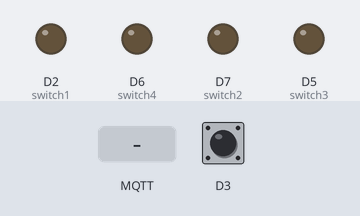
Simulated run of this sketch. Board: ESP8266 (NodeMCU). Shown: output pins drawn as LEDs (lit = HIGH). The test bench sets the inputs (shaded band); at power-on: D3 HIGH. WiFi joins after 1.5 s; servers stay silent unless stated; no MQTT or app messages arrive unless stated; what the sketch prints to the serial monitor is not drawn.

Above: at 2.7 s.
2.8 s: MQTT message "ON" arrives on the first subscribed topic
At 3.9 s:
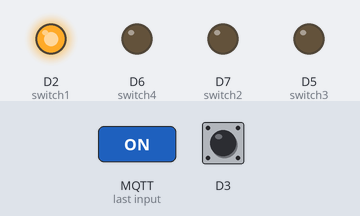
4.3 s: MQTT message "ON" arrives on the second subscribed topic
At 5.0 s:
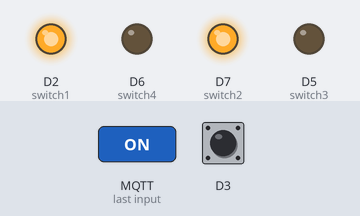
5.8 s: MQTT message "OFF" arrives on the first subscribed topic
At 6.2 s:
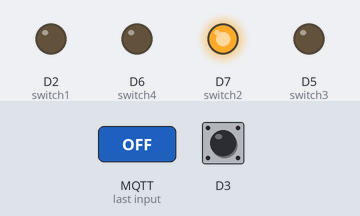
7.3 s: MQTT message "ON" arrives on the third subscribed topic
At 8.5 s:
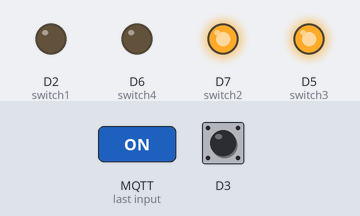
8.8 s: MQTT message "OFF" arrives on the second subscribed topic
At 9.6 s:
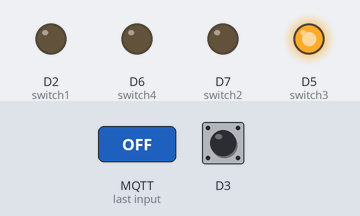
10.3 s: MQTT message "OFF" arrives on the third subscribed topic
At 10.8 s:
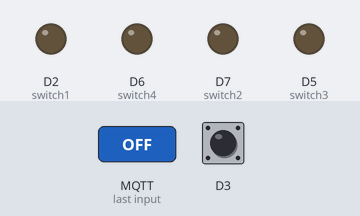
Timing chart, 0 to 12.8 s (numbered marks = the images above; inputs shaded):
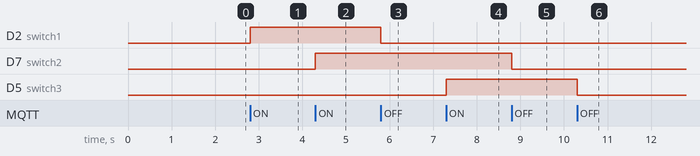

Measured:
- after the input at 2.8 s, D2 (switch1): LOW → HIGH at once
- after the input at 4.3 s, D7 (switch2): LOW → HIGH at once
- after the input at 5.8 s, D2 (switch1): HIGH → LOW at once
- after the input at 7.3 s, D5 (switch3): LOW → HIGH at once
- after the input at 8.8 s, D7 (switch2): HIGH → LOW at once
- after the input at 10.3 s, D5 (switch3): HIGH → LOW at once

The sketch:

esp8266_mqtt_dht_moist_4relays.ino
```cpp
/*
 *  ESP8266 + DHT11/22 + MOISTURE SENSOR + 4 RELAYS + MQTT + Home Assistant
 *  Author: EzeLibrandi
 *  Based on: https://github.com/projetsdiy/esp8266-dht22-mqtt-home-assistant
 *  Date: 06/13/2020
 *  Version 1.1.0
 *  Tested and running with the following libraries/boards:
 *  DHT Library v1.3.1
 *  Adafruit Unified Sensors v1.0.3
 *  ES8266 Board v2.6.1
 *  Board on Arduino IDE: NodeMCU 1.0
 *
 *  Lolin NodeMCUv3 - CH340 Driver
 *  IMPORTANT: You MUST change MQTT_MAX_PACKET_SIZE to 256 on \Arduino\libraries\PubSubClient\src\PubSubClient.h
 *  https://github.com/knolleary/pubsubclient#limitations
 *
 *  NOTE: Before upload you have to change wifi/mqtt and place on mqtt topics. i.e. place could be bedroom
 */

#include <ESP8266WiFi.h>
#include <PubSubClient.h>
#include "DHT.h"
#include <ArduinoJson.h>

//Set debug mode (true = display log message via serial)
bool debug = false;

// Client name
#define client_name "ESP8266-01"
String place = "place";

// Wifi Settings
#define wifi_ssid "wifi ssid name"
#define wifi_password "wifi password"

//MQTT Broker Settings
#define mqtt_server "XXX.XXX.XXX.XXX"
#define mqtt_user "mqtt username"
#define mqtt_password "mqtt password"

//Buffer to decode MQTT messages
char message_buff[100];
long lastMsg = 0;
long lastSoil = 0;
int moist_readeable = 0;
long lastRecu = 0;

//DHTPIN and DHTTYPE Settings ( Un-comment you sensor)
#define DHTPIN D1
#define DHTTYPE DHT11       // DHT 11
//#define DHTTYPE DHT22 // DHT 22  (AM2302)

// Assign output variables to GPIO pins for relays
const int switch1 = 4;           // GPIO5 D2
const int switch2 = 13;          // GPIO2 D7
const int switch3 = 14;          // GPIO4 D5
const int switch4 = 12;          // GPIO0 D6
const int moist_sensor_pin = A0; // A0

// Create abjects and commit setup
DHT dht(DHTPIN, DHTTYPE);
WiFiClient espClient;
PubSubClient client(espClient);
void setup()
{
  Serial.begin(9600);
  //initialize the switch as an output and set to LOW (off)
  pinMode(switch1, OUTPUT); // Relay Switch 1
  digitalWrite(switch1, LOW);
  pinMode(switch2, OUTPUT); // Relay Switch 2
  digitalWrite(switch2, LOW);
  pinMode(switch3, OUTPUT); // Relay Switch 3
  digitalWrite(switch3, LOW);
  pinMode(switch4, OUTPUT); // Relay Switch 4
  digitalWrite(switch4, LOW);
  setup_wifi();                        // Connect to Wifi network
  client.setServer(mqtt_server, 1883); // Configure MQTT connection
  client.setCallback(callback);        // Callback function to execute when a MQTT message
  dht.begin();
}

//Conect to WiFi
void setup_wifi()
{
  delay(10);
  Serial.println();
  Serial.print("Connecting to ");
  Serial.println(wifi_ssid);
  WiFi.begin(wifi_ssid, wifi_password);
  while (WiFi.status() != WL_CONNECTED)
  {
    delay(500);
    Serial.print(".");
  }
  Serial.println("");
  Serial.println("WiFi OK!");
  Serial.print("ESP8266 IP address: ");
  Serial.println(WiFi.localIP());
}

//Try-reconnect function
void reconnect(){
  StaticJsonDocument<300> jsonBuffer;
  while (!client.connected()){
    Serial.print("Connecting to MQTT broker... ");
    if (client.connect(client_name, mqtt_user, mqtt_password)){
      Serial.println("Connected OK!");
      // MQTT Auto Discover for all switches and send actual status
      for (int i = 1; i < 5; i++){
        String switchActual = "switch";
        switchActual.concat(i);
        StaticJsonDocument<300> jsonBuffer;
        jsonBuffer["name"] = place + " " + switchActual;
        jsonBuffer["uniq_id"] = place + "_" + switchActual;
        jsonBuffer["cmd_t"] = ("homeassistant/switch/" + place + "/" + switchActual + "/set");
        jsonBuffer["stat_t"] = ("homeassistant/switch/" + place + "/" + switchActual + "/state");
        char JSONmessageBuffer[300];
        serializeJson(jsonBuffer, JSONmessageBuffer);
        client.publish(("homeassistant/switch/" + place + "/" + switchActual + "/config").c_str(), JSONmessageBuffer, true);
        int readedValue = digitalRead(atoi(switchActual.c_str()));
        if (debug){
          Serial.print("Switch: ");
          Serial.print(switchActual);
          Serial.print(" Readed value: ");
          Serial.println(readedValue);
        }
        if (readedValue == 1){
          client.publish(("homeassistant/switch/" + place + "/" + switchActual + "/state").c_str(), "OFF", true);
        } else {
          client.publish(("homeassistant/switch/" + place + "/" + switchActual + "/state").c_str(), "ON", true);
        }
        client.subscribe(("homeassistant/switch/" + place + "/" + switchActual + "/set").c_str());
      }

      //MQTT Topic - Temp
      StaticJsonDocument<300> JSONTemp;
      JSONTemp["dev_cla"] = "temperature";
      JSONTemp["name"] = place + " Temperature";
      JSONTemp["uniq_id"] = place + "_temperature";
      JSONTemp["unit_of_meas"] = "°C";
      JSONTemp["val_tpl"] = "{{ value_json.temperature}}";
      JSONTemp["stat_t"] = "homeassistant/sensor/" + place + "/sensors/state";
      char JSONmessageBuffer[300];
      serializeJson(JSONTemp, JSONmessageBuffer);
      client.publish(("homeassistant/sensor/" + place + "/sensors/config").c_str(), JSONmessageBuffer, true);

      //MQTT Topic - Humidity
      StaticJsonDocument<300> JSONHum;
      JSONHum["dev_cla"] = "humidity";
      JSONHum["name"] = place + " Humidity";
      JSONHum["uniq_id"] = place + "_humidity";
      JSONHum["unit_of_meas"] = "%";
      JSONHum["val_tpl"] = "{{ value_json.humidity}}";
      JSONHum["stat_t"] = "homeassistant/sensor/" + place + "/sensors/state";
      serializeJson(JSONHum, JSONmessageBuffer);
      client.publish(("homeassistant/sensor/" + place + "/sensorH/config").c_str(), JSONmessageBuffer, true);

      //MQTT Topic - Soil Moisture
      StaticJsonDocument<300> JSONSoilMoist;
      JSONSoilMoist["dev_cla"] = "humidity";
      JSONSoilMoist["name"] = place + " Soil Moist";
      JSONSoilMoist["uniq_id"] = place + "_soilm";
      JSONSoilMoist["unit_of_meas"] = "%";
      JSONSoilMoist["val_tpl"] = "{{ value_json.soilm}}";
      JSONSoilMoist["stat_t"] = "homeassistant/sensor/" + place + "/sensors/state";
      serializeJson(JSONSoilMoist, JSONmessageBuffer);
      client.publish(("homeassistant/sensor/" + place + "/sensorSM/config").c_str(), JSONmessageBuffer, true);
    }
    else
    {
      Serial.print("Error: ");
      Serial.println(client.state());
      Serial.println("Wait 5 seconds before to retry...");
      delay(5000);
    }
  }
}

//Loop main code
void loop(){
  if (!client.connected()){
    reconnect();
  }
  client.loop();
  long now = millis();
  // Send a message every minute
  if (now - lastMsg > 1000 * 60){
    lastMsg = now;
    // Read humidity & temp (Celcius)
    float h = dht.readHumidity();
    float t = dht.readTemperature();

    // Oh, nothing to send
    if (isnan(t) || isnan(h)) {
      Serial.println("No info, please check DHT sensor!");
      return;
    }
    if (debug){
      Serial.print("Temperature: ");
      Serial.print(t);
      Serial.print(" & Humidity: ");
      Serial.print(h);
    }
    // Read moisture sensor
    if (now - lastSoil > 1000 * 3600 * 5 || moist_readeable < 25){
      lastSoil = now;
      int moist = analogRead(moist_sensor_pin);
      moist_readeable = map(moist, 1024, 300, 0, 100);
      // Oh, nothing to send
      if (isnan(moist)){
        Serial.println("No info, please check moisture sensor!");
      }
      else{
        if (debug){
          Serial.print(" & Soil Moisture: ");
          Serial.println(moist_readeable);
        }
      }
    } else {
      if (debug){
        int minutesSinceLastSoilRead = (now - lastSoil) / 60;
        Serial.print("Minutes since last Moisture read: " + minutesSinceLastSoilRead);
      }
    }
      //JSON with sensors info
      StaticJsonDocument<300> jsonBuffer;
      jsonBuffer["temperature"] = t;
      jsonBuffer["humidity"] = h;
      jsonBuffer["soilm"] = moist_readeable;
      char JSONmessageBuffer2[300];
      serializeJson(jsonBuffer, JSONmessageBuffer2);
      if (debug){
        Serial.print("Message: ");
        Serial.println(JSONmessageBuffer2);
      }
      client.publish(("homeassistant/sensor/" + place + "/sensors/state").c_str(), JSONmessageBuffer2, true);
  }
  if (now - lastRecu > 100){
    lastRecu = now;
  }
}

// MQTT callback function
void callback(char *topic, byte *payload, unsigned int length)
{
  int i = 0;
  for (i = 0; i < length; i++)
  {
    message_buff[i] = payload[i];
  }
  message_buff[i] = '\0';
  String message = String(message_buff);

  if (debug){
    Serial.println("Topic: " + String(topic));
    Serial.println("Payload: " + message);
  }

  // Check topic and message and set status on different pins
  if (strcmp(topic, ("homeassistant/switch/" + place + "/switch1/set").c_str()) == 0){
    if (message == "ON"){
      digitalWrite(switch1, HIGH);
      Serial.print(digitalRead(switch1));
      client.publish(("homeassistant/switch/" + place + "/switch1/state").c_str(), "ON", true);
    }
    else if (message == "OFF"){
      digitalWrite(switch1, LOW);
      Serial.print(digitalRead(switch1));
      client.publish(("homeassistant/switch/" + place + "/switch1/state").c_str(), "OFF", true);
    }
  }
  if (strcmp(topic, ("homeassistant/switch/" + place + "/switch2/set").c_str()) == 0){
    if (message == "ON"){
      digitalWrite(switch2, HIGH);
      client.publish(("homeassistant/switch/" + place + "/switch2/state").c_str(), "ON", true);
    }
    else if (message == "OFF"){
      digitalWrite(switch2, LOW);
      client.publish(("homeassistant/switch/" + place + "/switch2/state").c_str(), "OFF", true);
    }
  }
  if (strcmp(topic, ("homeassistant/switch/" + place + "/switch3/set").c_str()) == 0){
    if (message == "ON")
    {
      digitalWrite(switch3, HIGH);
      client.publish(("homeassistant/switch/" + place + "/switch3/state").c_str(), "ON", true);
    }
    else if (message == "OFF"){
      digitalWrite(switch3, LOW);
      client.publish(("homeassistant/switch/" + place + "/switch3/state").c_str(), "OFF", true);
    }
  }
  if (strcmp(topic, ("homeassistant/switch/" + place + "/switch4/set").c_str()) == 0)
  {
    if (message == "ON"){
      digitalWrite(switch4, HIGH);
      client.publish(("homeassistant/switch/" + place + "/switch4/state").c_str(), "ON", true);
    }
    else if (message == "OFF"){
      digitalWrite(switch4, LOW);
      client.publish(("homeassistant/switch/" + place + "/switch4/state").c_str(), "OFF", true);
    }
  }
}
```
